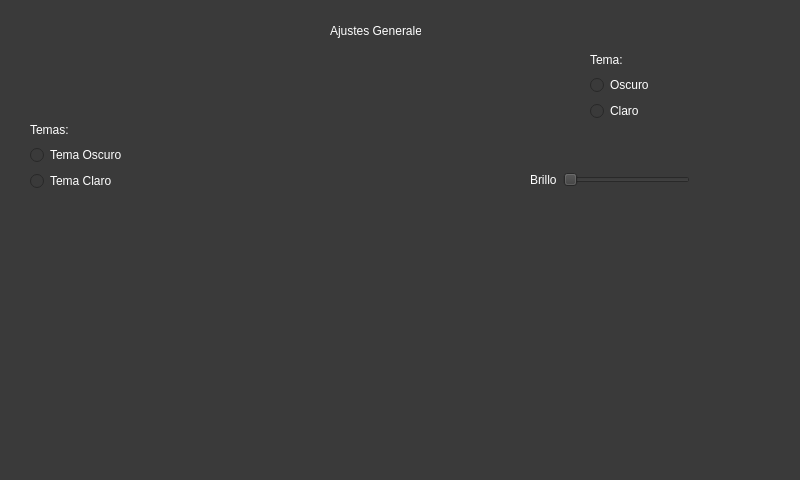
<?xml version="1.0" encoding="UTF-8"?>
<ui version="4.0">
 <class>MainWindow</class>
 <widget class="QMainWindow" name="MainWindow">
  <property name="geometry">
   <rect>
    <x>0</x>
    <y>0</y>
    <width>800</width>
    <height>480</height>
   </rect>
  </property>
  <property name="windowTitle">
   <string>Ajustes Generales</string>
  </property>
  <property name="styleSheet">
   <string notr="true">

/*-----QWidget-----*/
QWidget
{
	background-color: #3a3a3a;
	color: #fff;
	selection-background-color: #b78620;
	selection-color: #000;

}

/*-----QPushButton-----*/
QPushButton {
	margin-right:40px;
	margin-left:40px;
    color: #333;
    border: 0px solid #555;
    border-radius: 20px;
    border-style: outset;
    background: qradialgradient(
        cx: 0.3, cy: -0.4, fx: 0.3, fy: -0.4,
        radius: 1.35, stop: 0 #fff, stop: 1 #888
        );
    padding: 5px;
    }

QPushButton:hover {
    background: qradialgradient(
        cx: 0.3, cy: -0.4, fx: 0.3, fy: -0.4,
        radius: 0.15, stop: 0 #fff, stop: 1 #bbb
        );
    }

QPushButton:pressed {
    border-style: inset;
    background: qradialgradient(
        cx: 0.4, cy: -0.1, fx: 0.4, fy: -0.1,
        radius: 1.35, stop: 0 #fff, stop: 1 #ddd
        );
    }
</string>
  </property>
  <widget class="QWidget" name="centralwidget">
   <widget class="QWidget" name="gridLayoutWidget">
    <property name="geometry">
     <rect>
      <x>590</x>
      <y>50</y>
      <width>91</width>
      <height>71</height>
     </rect>
    </property>
    <layout class="QGridLayout" name="gridLayout">
     <item row="3" column="0">
      <widget class="QRadioButton" name="radioButton">
       <property name="text">
        <string>Claro</string>
       </property>
      </widget>
     </item>
     <item row="2" column="0">
      <widget class="QRadioButton" name="radioButton_2">
       <property name="text">
        <string>Oscuro</string>
       </property>
      </widget>
     </item>
     <item row="1" column="0">
      <widget class="QLabel" name="label">
       <property name="text">
        <string>Tema:</string>
       </property>
      </widget>
     </item>
    </layout>
   </widget>
   <widget class="QWidget" name="gridLayoutWidget_2">
    <property name="geometry">
     <rect>
      <x>30</x>
      <y>120</y>
      <width>91</width>
      <height>71</height>
     </rect>
    </property>
    <layout class="QGridLayout" name="gridLayout_2">
     <item row="2" column="0">
      <widget class="QRadioButton" name="radioButton_4">
       <property name="text">
        <string>Tema Oscuro</string>
       </property>
      </widget>
     </item>
     <item row="3" column="0">
      <widget class="QRadioButton" name="radioButton_3">
       <property name="text">
        <string>Tema Claro</string>
       </property>
      </widget>
     </item>
     <item row="1" column="0">
      <widget class="QLabel" name="label_2">
       <property name="text">
        <string>Temas:</string>
       </property>
      </widget>
     </item>
    </layout>
   </widget>
   <widget class="QLabel" name="label_3">
    <property name="geometry">
     <rect>
      <x>330</x>
      <y>10</y>
      <width>91</width>
      <height>41</height>
     </rect>
    </property>
    <property name="text">
     <string>Ajustes Generales</string>
    </property>
   </widget>
   <widget class="QWidget" name="horizontalLayoutWidget">
    <property name="geometry">
     <rect>
      <x>530</x>
      <y>140</y>
      <width>160</width>
      <height>80</height>
     </rect>
    </property>
    <layout class="QHBoxLayout" name="horizontalLayout">
     <item>
      <widget class="QLabel" name="label_4">
       <property name="text">
        <string>Brillo</string>
       </property>
      </widget>
     </item>
     <item>
      <widget class="QSlider" name="horizontalSlider">
       <property name="orientation">
        <enum>Qt::Horizontal</enum>
       </property>
      </widget>
     </item>
    </layout>
   </widget>
  </widget>
  <widget class="QMenuBar" name="menubar">
   <property name="geometry">
    <rect>
     <x>0</x>
     <y>0</y>
     <width>800</width>
     <height>21</height>
    </rect>
   </property>
  </widget>
  <widget class="QStatusBar" name="statusbar"/>
 </widget>
 <resources/>
 <connections/>
</ui>
